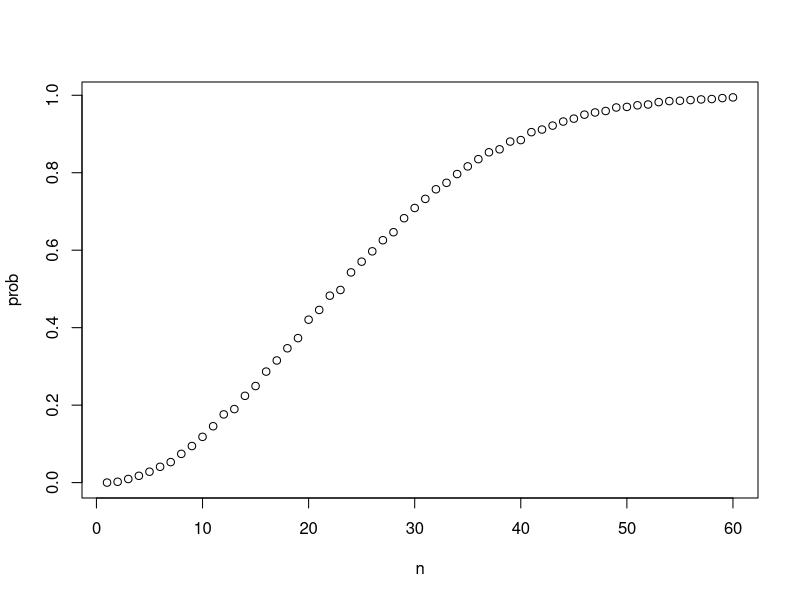
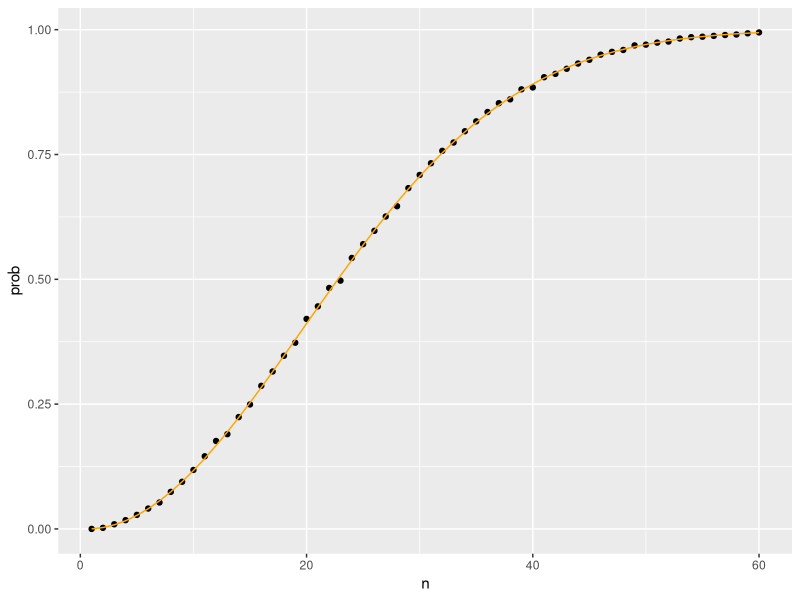

Here is the R script that generated these plots, in order:
compute_probability <- function(n, B=10000){
    same_day <- replicate(B, {
        bdays <- sample(1:365, n, replace = TRUE)
        any(duplicated(bdays))
    })
    mean(same_day)
}

# Using sapply (compute_probability) to a value of n,
n <- 1:60
prob <- sapply(n, compute_probability)
plot(n, prob)

# calculating exact probabilities
exact_prob <- function(n){
    prob_unique <- seq(365, 365-n+1)/365
    1 - prod(prob_unique)
}
eprob <- sapply(n, exact_prob)

library(ggplot2)
qplot(n, prob) + geom_line(aes(n, eprob), col = 'orange')